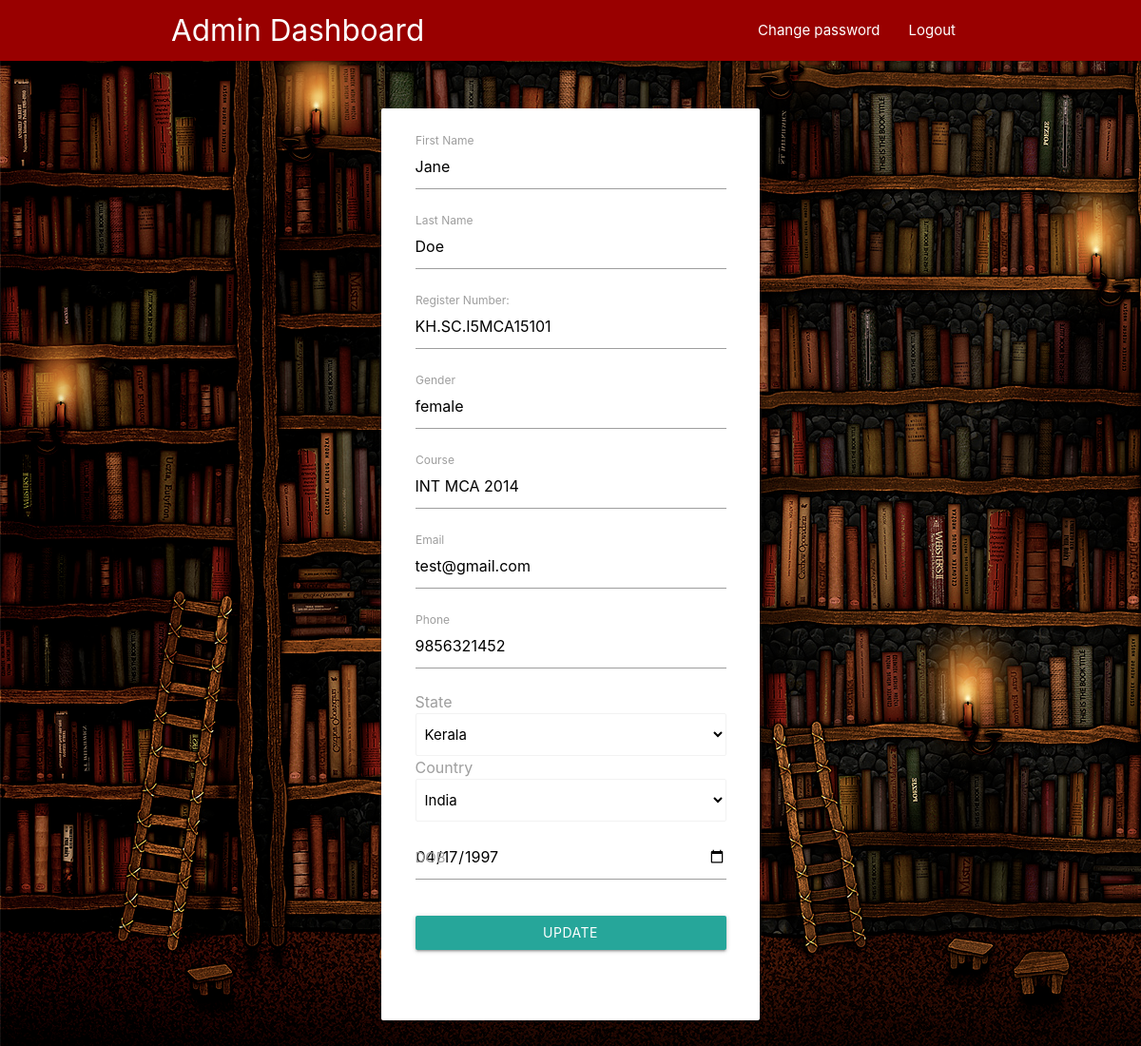
The page /admin/sedit.php?id=KH.SC.I5MCA15101 (signed in) on the database its author committed.
### tables this page shows
CREATE TABLE `student_details` (
  `sid` varchar(20) NOT NULL,
  `sfname` varchar(20) DEFAULT NULL,
  `slname` varchar(20) DEFAULT NULL,
  `course` varchar(20) DEFAULT NULL,
  `gender` varchar(10) DEFAULT NULL,
  `state` varchar(20) DEFAULT NULL,
  `country` varchar(20) DEFAULT NULL,
  `dob` date DEFAULT NULL,
  `email` varchar(30) DEFAULT NULL,
  `phone` varchar(15) DEFAULT NULL
);

### admin/sedit.php (the view, shortened to what this page needs)
<?php
include('../config.php');
?>
<html>
    <head>
      <link href="../vendors/fonts.css" rel="stylesheet">
  <link rel="stylesheet" href="../vendors/materialize.min.css">
  </head>
  <body background="../images/bg.png">
  <nav style="background:#990000">
    <div class="nav-wrapper c-gradient">
       <div class="container">
        <a href="admindash.php" class="brand-logo">Admin Dashboard</a>
            <ul id="nav-mobile" class="right">
            <li><a href="pass_edit.php">Change password</a></li>
            <li><a href="../logout.php">Logout</a></li>
           </ul>
	  </div>
    </div>
</nav>
<div class="container">
    <div class="row">
        <div class="col s12 m6 offset-m3" style="margin-top: 5%">
            <div class="card hoverable" id="edit">
                <div class="card-content">
                <div class="row">
                <?php
				$id = $_GET['id'];
				$query="SELECT * FROM student_details WHERE sid='$id'";
				$query1=mysqli_query($con,$query);
				$row=mysqli_fetch_array($query1);
				?>
                <?php
				 if (mysqli_num_rows($query1) > 0) {
				?>
                <form class="col s12" method="post">
                            <div class="input-field col s12">
                                <input id="first_name" type="text" name="f_name"  value="<?php echo $row['sfname']?>">
                                <label for="first_name">First Name</label>
                            </div>
                            <div class="input-field col s12">
                                <input id="last_name" type="text" name="l_name" value="<?php echo $row['slname']?>" >
                                <label for="last_name">Last Name</label>
                            </div>
                            <div class="input-field col s12">
                                <input id="regno" type="text" name="username" value="<?php echo $row['sid']?>">
                                <label for="regno">Register Number:</label>
                            </div>
                         	 <div class="input-field col s12">
                                <input id="Gender" type="text" name="Gender" value="<?php echo $row['gender']?>">
                                <label for="Gender">Gender</label>
                            </div>
                           <div class="input-field col s12">
                                <input id="course" type="text" name="course" value="<?php echo $row['course']?>">
                                <label for="course">Course</label>
                            </div>
                            <div class="input-field col s12">
                                <input id="email" type="email" name="email" value="<?php echo $row['email']?>">
                                <label for="email" data-error="wrong" data-success="right">Email</label>
                            </div>
                           <div class="input-field col s12">
                                <input id="phone" type="number" name="phone" value="<?php echo $row['phone']?>">
                                <label for="phone">Phone</label>
                            </div>
                          <div class="col s12">
                            <label for="state" style="font-size:16px"> State</label>
                            </div>
                             <div class="col s12">
							<select class="browser-default" name="state">
                            <option value=" Kerala" selected>  Kerala </option>
                            </select>
							</div>
                             <div class="col s12">
                            <label for="country" style="font-size:16px"> Country</label>
                            </div>
                             <div class="col s12">
							<select class="browser-default" name="country" >
                            <option value="India" selected > India</option>
                            </select>
							</div>
                              <div class="input-field col s12 ">
                               <label for="dob">DOB</label>
                                 <input type="date" name="dob" id="dob" value="<?php echo $row['dob']?>">
                            </div>
                             <div class="input-field col s12">
                                <input class="btn col s12 c-gradient" type="submit" name="submit" value="UPDATE">
                            </div>
                             </form>
                <?php
				}
				?>
                </div>
                </div>
             </div>
        </div>
     </div>
</div>
</body>
</html>

### rows shown on the page
student_details: f_name "Jane", l_name "Doe", username "KH.SC.I5MCA15101", Gender "female", course "INT MCA 2014", email "test@gmail.com", phone "9856321452", dob "04/17/1997"
